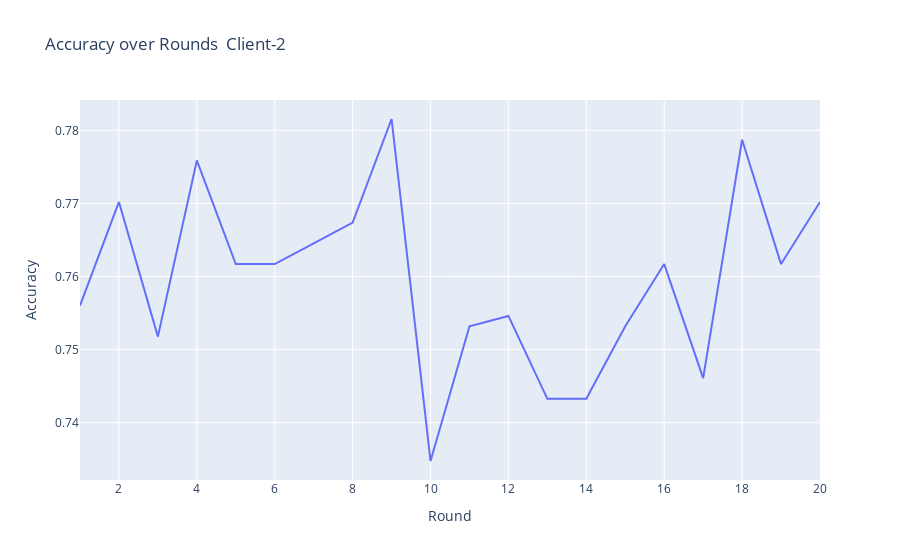

Notebook code for this chart:
### Markdown cell above
**Client-2 visualization**

### Code cell
rounds = list(range(1, len(C2_accuracy) + 1))

fig = go.Figure()
fig.add_trace(go.Scatter(x=rounds, y=C2_accuracy, mode='lines', name='Accuracy'))
fig.update_layout(title='Accuracy over Rounds  Client-2', xaxis_title='Round', yaxis_title='Accuracy')
fig.show()

### Figure 1 — Plotly figure (JSON) as saved in the notebook; plotly's stock layout.template omitted (floating-point values rounded to 4 significant figures)
{"data": [{"mode": "lines", "name": "Accuracy", "type": "scatter", "x": [1, 2, 3, 4, 5, 6, 7, 8, 9, 10, 11, 12, 13, 14, 15, 16, 17, 18, 19, 20], "y": [0.756, 0.7702, 0.7518, 0.7759, 0.7617, 0.7617, 0.7645, 0.7674, 0.7816, 0.7348, 0.7532, 0.7546, 0.7433, 0.7433, 0.7532, 0.7617, 0.7461, 0.7787, 0.7617, 0.7702]}], "layout": {"title": {"text": "Accuracy over Rounds  Client-2"}, "xaxis": {"title": {"text": "Round"}}, "yaxis": {"title": {"text": "Accuracy"}}}}
